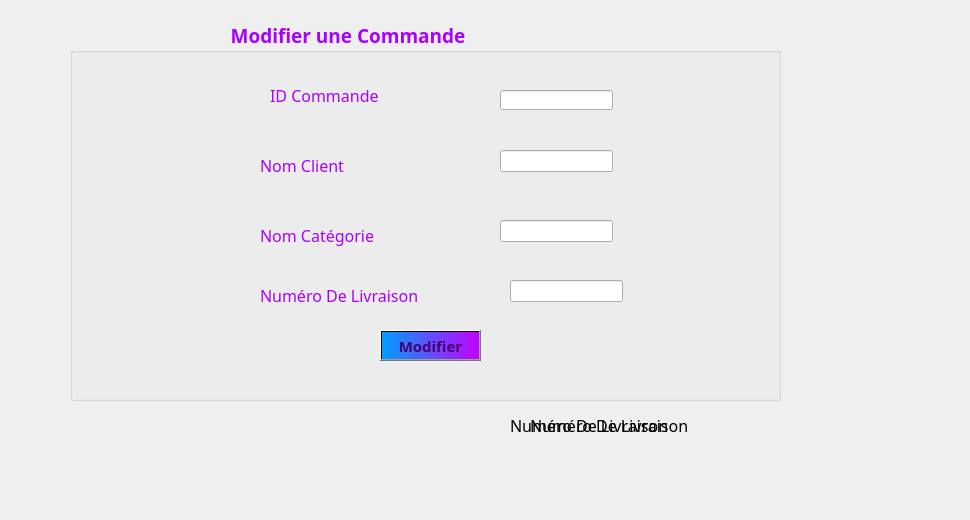
      <widget class="QWidget" name="tab_10">
       <attribute name="title">
        <string>Modifier</string>
       </attribute>
       <widget class="QLabel" name="label_42">
        <property name="geometry">
         <rect>
          <x>-20</x>
          <y>-10</y>
          <width>961</width>
          <height>511</height>
         </rect>
        </property>
        <property name="text">
         <string/>
        </property>
        <property name="pixmap">
         <pixmap>../../../../Downloads/155296947_507314950275690_225535330781415924_n.jpg</pixmap>
        </property>
       </widget>
       <widget class="QGroupBox" name="groupBox_5">
        <property name="geometry">
         <rect>
          <x>70</x>
          <y>20</y>
          <width>711</width>
          <height>381</height>
         </rect>
        </property>
        <property name="font">
         <font>
          <family>Lucida Calligraphy</family>
          <pointsize>14</pointsize>
          <weight>75</weight>
          <bold>true</bold>
         </font>
        </property>
        <property name="styleSheet">
         <string notr="true">color: rgb(170, 0, 255);
border-color: rgb(170, 0, 255);</string>
        </property>
        <property name="title">
         <string>                                Modifier une Commande</string>
        </property>
        <widget class="QLabel" name="label_41">
         <property name="geometry">
          <rect>
           <x>190</x>
           <y>130</y>
           <width>171</width>
           <height>31</height>
          </rect>
         </property>
         <property name="font">
          <font>
           <family>Lucida Calligraphy</family>
           <pointsize>12</pointsize>
          </font>
         </property>
         <property name="text">
          <string>Nom Client</string>
         </property>
        </widget>
        <widget class="QLineEdit" name="lineEdit_14">
         <property name="geometry">
          <rect>
           <x>430</x>
           <y>70</y>
           <width>113</width>
           <height>20</height>
          </rect>
         </property>
        </widget>
        <widget class="QLabel" name="label_44">
         <property name="geometry">
          <rect>
           <x>168</x>
           <y>318</y>
           <width>2101</width>
           <height>2211</height>
          </rect>
         </property>
         <property name="text">
          <string/>
         </property>
         <property name="pixmap">
          <pixmap>macaron.jpg</pixmap>
         </property>
        </widget>
        <widget class="QLabel" name="label_47">
         <property name="geometry">
          <rect>
           <x>200</x>
           <y>60</y>
           <width>171</width>
           <height>31</height>
          </rect>
         </property>
         <property name="font">
          <font>
           <family>Lucida Calligraphy</family>
           <pointsize>12</pointsize>
          </font>
         </property>
         <property name="text">
          <string>ID Commande</string>
         </property>
        </widget>
        <widget class="QLabel" name="label_48">
         <property name="geometry">
          <rect>
           <x>190</x>
           <y>200</y>
           <width>171</width>
           <height>31</height>
          </rect>
         </property>
         <property name="font">
          <font>
           <family>Lucida Calligraphy</family>
           <pointsize>12</pointsize>
          </font>
         </property>
         <property name="text">
          <string>Nom Catégorie</string>
         </property>
        </widget>
        <widget class="QPushButton" name="pushButton_7">
         <property name="geometry">
          <rect>
           <x>310</x>
           <y>310</y>
           <width>101</width>
           <height>31</height>
          </rect>
         </property>
         <property name="font">
          <font>
           <family>Lucida Calligraphy</family>
           <pointsize>11</pointsize>
           <weight>75</weight>
           <bold>true</bold>
          </font>
         </property>
         <property name="styleSheet">
          <string notr="true">background-color: qlineargradient(spread:pad, x1:0, y1:0, x2:1, y2:0, stop:0 rgba(0, 158, 255, 255), stop:1 rgba(195, 0, 255, 255));
color: rgb(74, 0, 111);</string>
         </property>
         <property name="text">
          <string>Modifier</string>
         </property>
        </widget>
        <widget class="QLabel" name="label_49">
         <property name="geometry">
          <rect>
           <x>190</x>
           <y>260</y>
           <width>171</width>
           <height>31</height>
          </rect>
         </property>
         <property name="font">
          <font>
           <family>Lucida Calligraphy</family>
           <pointsize>12</pointsize>
          </font>
         </property>
         <property name="text">
          <string>Numéro De Livraison</string>
         </property>
        </widget>
        <widget class="QLineEdit" name="lineEdit_6">
         <property name="geometry">
          <rect>
           <x>430</x>
           <y>130</y>
           <width>113</width>
           <height>22</height>
          </rect>
         </property>
        </widget>
        <widget class="QLineEdit" name="lineEdit_9">
         <property name="geometry">
          <rect>
           <x>430</x>
           <y>200</y>
           <width>113</width>
           <height>22</height>
          </rect>
         </property>
        </widget>
        <widget class="QLineEdit" name="lineEdit_13">
         <property name="geometry">
          <rect>
           <x>440</x>
           <y>260</y>
           <width>113</width>
           <height>22</height>
          </rect>
         </property>
        </widget>
       </widget>
       <widget class="QLabel" name="label_38">
        <property name="geometry">
         <rect>
          <x>530</x>
          <y>410</y>
          <width>201</width>
          <height>31</height>
         </rect>
        </property>
        <property name="font">
         <font>
          <family>Lucida Calligraphy</family>
          <pointsize>12</pointsize>
         </font>
        </property>
        <property name="text">
         <string>Numéro De Livraison</string>
        </property>
       </widget>
       <widget class="QLabel" name="label_39">
        <property name="geometry">
         <rect>
          <x>510</x>
          <y>410</y>
          <width>201</width>
          <height>31</height>
         </rect>
        </property>
        <property name="font">
         <font>
          <family>Lucida Calligraphy</family>
          <pointsize>12</pointsize>
         </font>
        </property>
        <property name="text">
         <string>Numéro De Livraison</string>
        </property>
       </widget>
      </widget>
